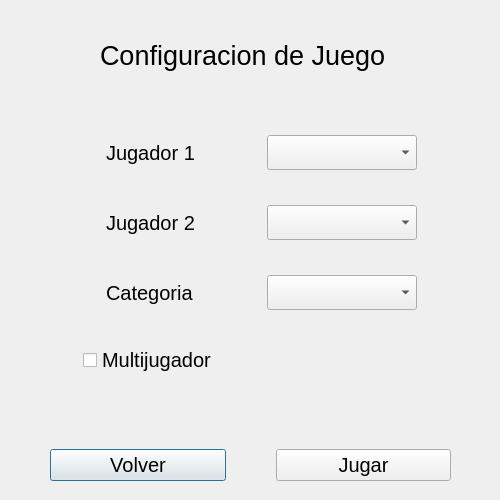
<?xml version="1.0" encoding="UTF-8"?>
<ui version="4.0">
 <class>configJuego</class>
 <widget class="QDialog" name="configJuego">
  <property name="geometry">
   <rect>
    <x>0</x>
    <y>0</y>
    <width>500</width>
    <height>500</height>
   </rect>
  </property>
  <property name="minimumSize">
   <size>
    <width>500</width>
    <height>500</height>
   </size>
  </property>
  <property name="maximumSize">
   <size>
    <width>500</width>
    <height>500</height>
   </size>
  </property>
  <property name="windowTitle">
   <string>Dialog</string>
  </property>
  <widget class="QLabel" name="label">
   <property name="geometry">
    <rect>
     <x>100</x>
     <y>30</y>
     <width>381</width>
     <height>51</height>
    </rect>
   </property>
   <property name="font">
    <font>
     <pointsize>20</pointsize>
    </font>
   </property>
   <property name="text">
    <string>Configuracion de Juego</string>
   </property>
  </widget>
  <widget class="QWidget" name="formLayoutWidget">
   <property name="geometry">
    <rect>
     <x>0</x>
     <y>110</y>
     <width>501</width>
     <height>321</height>
    </rect>
   </property>
   <layout class="QFormLayout" name="formLayout">
    <property name="labelAlignment">
     <set>Qt::AlignmentFlag::AlignCenter</set>
    </property>
    <property name="formAlignment">
     <set>Qt::AlignmentFlag::AlignHCenter|Qt::AlignmentFlag::AlignTop</set>
    </property>
    <property name="horizontalSpacing">
     <number>50</number>
    </property>
    <property name="verticalSpacing">
     <number>35</number>
    </property>
    <property name="leftMargin">
     <number>0</number>
    </property>
    <property name="topMargin">
     <number>25</number>
    </property>
    <property name="rightMargin">
     <number>50</number>
    </property>
    <property name="bottomMargin">
     <number>15</number>
    </property>
    <item row="0" column="0">
     <widget class="QLabel" name="label_4">
      <property name="font">
       <font>
        <pointsize>15</pointsize>
       </font>
      </property>
      <property name="text">
       <string>Jugador 1</string>
      </property>
     </widget>
    </item>
    <item row="0" column="1">
     <widget class="QComboBox" name="comboP1">
      <property name="minimumSize">
       <size>
        <width>150</width>
        <height>35</height>
       </size>
      </property>
      <property name="maximumSize">
       <size>
        <width>150</width>
        <height>35</height>
       </size>
      </property>
     </widget>
    </item>
    <item row="1" column="0">
     <widget class="QLabel" name="label_3">
      <property name="font">
       <font>
        <pointsize>15</pointsize>
       </font>
      </property>
      <property name="text">
       <string>Jugador 2</string>
      </property>
     </widget>
    </item>
    <item row="1" column="1">
     <widget class="QComboBox" name="comboP2">
      <property name="minimumSize">
       <size>
        <width>150</width>
        <height>35</height>
       </size>
      </property>
      <property name="maximumSize">
       <size>
        <width>150</width>
        <height>35</height>
       </size>
      </property>
     </widget>
    </item>
    <item row="2" column="0">
     <widget class="QLabel" name="label_2">
      <property name="font">
       <font>
        <pointsize>15</pointsize>
       </font>
      </property>
      <property name="text">
       <string>Categoria</string>
      </property>
     </widget>
    </item>
    <item row="2" column="1">
     <widget class="QComboBox" name="comboCat">
      <property name="minimumSize">
       <size>
        <width>150</width>
        <height>35</height>
       </size>
      </property>
      <property name="maximumSize">
       <size>
        <width>150</width>
        <height>35</height>
       </size>
      </property>
     </widget>
    </item>
    <item row="3" column="0">
     <widget class="QCheckBox" name="multiCheck">
      <property name="font">
       <font>
        <pointsize>15</pointsize>
       </font>
      </property>
      <property name="text">
       <string>Multijugador</string>
      </property>
     </widget>
    </item>
   </layout>
  </widget>
  <widget class="QWidget" name="horizontalLayoutWidget">
   <property name="geometry">
    <rect>
     <x>0</x>
     <y>430</y>
     <width>501</width>
     <height>71</height>
    </rect>
   </property>
   <layout class="QHBoxLayout" name="horizontalLayout">
    <property name="spacing">
     <number>50</number>
    </property>
    <property name="leftMargin">
     <number>50</number>
    </property>
    <property name="rightMargin">
     <number>50</number>
    </property>
    <item>
     <widget class="QPushButton" name="botonVolver">
      <property name="font">
       <font>
        <pointsize>15</pointsize>
       </font>
      </property>
      <property name="text">
       <string>Volver</string>
      </property>
     </widget>
    </item>
    <item>
     <widget class="QPushButton" name="botonJugar">
      <property name="font">
       <font>
        <pointsize>15</pointsize>
       </font>
      </property>
      <property name="text">
       <string>Jugar</string>
      </property>
     </widget>
    </item>
   </layout>
  </widget>
 </widget>
 <resources/>
 <connections/>
</ui>
